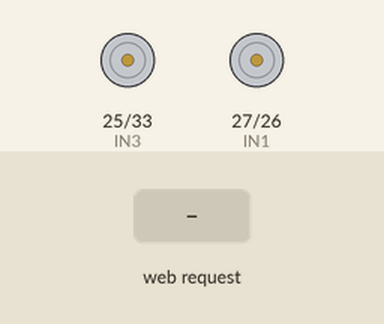
Recording of a sketch running on a simulated ESP32. Parts: motor-driver pin pairs drawn as motors (green arrow = first pin HIGH = forward, orange = second pin HIGH = backward, longer = more drive). The inputs (shaded band) are chosen by the test bench. WiFi joins after 1.5 s; servers stay silent unless stated; what the sketch prints to the serial monitor is not drawn.

Above: at 2.7 s.
2.8 s: HTTP request GET /cmd?val=forward received
At 3.6 s:
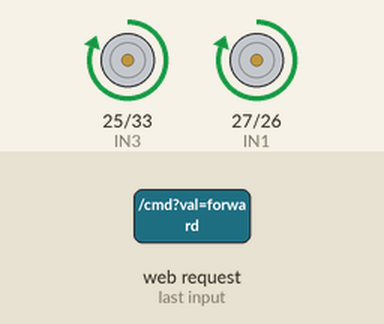
4.3 s: HTTP request GET /cmd?val=back received
At 4.7 s:
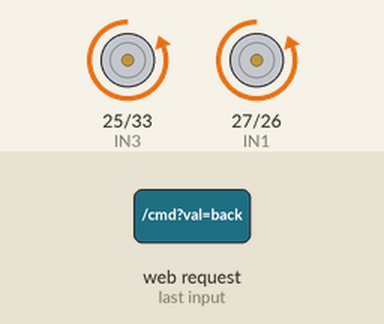
5.8 s: HTTP request GET /cmd?val=left received
At 7.0 s:
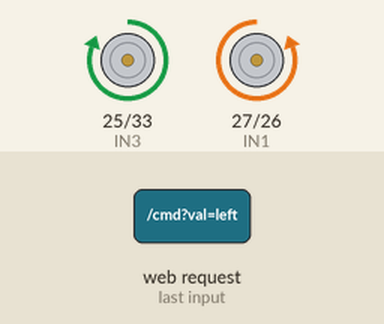
7.3 s: HTTP request GET /cmd?val=right received
At 8.2 s:
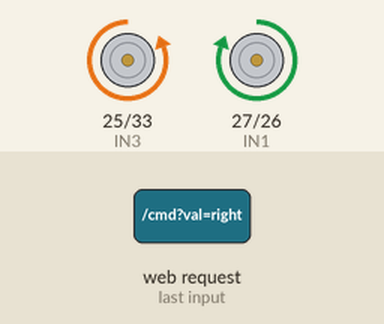
8.8 s: HTTP request GET /cmd received
At 9.3 s:
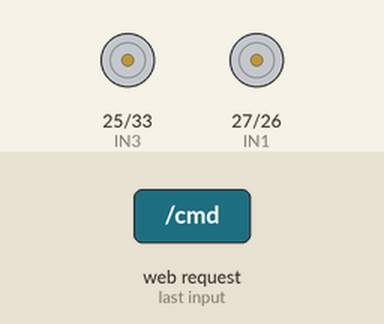
Timing chart, 0 to 11.3 s (numbered marks = the images above; inputs shaded):
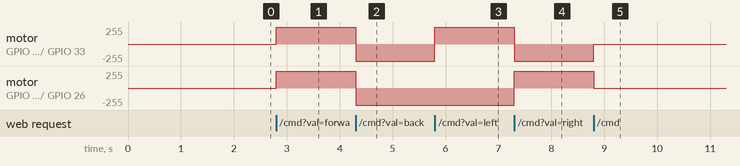

The sketch:

cmdversonwithforward3btn.ino
```cpp
#include <WiFi.h>
#include <WebServer.h>

const char* ssid = "YOUR_HOTSPOT_NAME";
const char* password = "YOUR_PASSWORD";

WebServer server(80);

#define IN1 27
#define IN2 26
#define IN3 25
#define IN4 33

String cmd = "stop";

void stopMotor() {
  digitalWrite(IN1, LOW);
  digitalWrite(IN2, LOW);
  digitalWrite(IN3, LOW);
  digitalWrite(IN4, LOW);
}

void forward() {
  digitalWrite(IN1, HIGH);
  digitalWrite(IN2, LOW);
  digitalWrite(IN3, HIGH);
  digitalWrite(IN4, LOW);
}

void backward() {
  digitalWrite(IN1, LOW);
  digitalWrite(IN2, HIGH);
  digitalWrite(IN3, LOW);
  digitalWrite(IN4, HIGH);
}

void left() {
  digitalWrite(IN1, LOW);
  digitalWrite(IN2, HIGH);
  digitalWrite(IN3, HIGH);
  digitalWrite(IN4, LOW);
}

void right() {
  digitalWrite(IN1, HIGH);
  digitalWrite(IN2, LOW);
  digitalWrite(IN3, LOW);
  digitalWrite(IN4, HIGH);
}

void handleRoot() {
  server.send(200, "text/html", R"rawliteral(
<!DOCTYPE html>
<html>
<head>
<title>Robot</title>
<style>
button { width:100%; height:25vh; font-size:20px; }
</style>
</head>
<body>

<h2>Robot Control</h2>

<button id="left">LEFT</button>
<button id="right">RIGHT</button>
<button onclick="send('back')">BACK</button>

<script>
let leftPressed = false;
let rightPressed = false;

function update() {
  if (leftPressed && rightPressed) {
    send("forward");
  }
  else if (leftPressed) {
    send("left");
  }
  else if (rightPressed) {
    send("right");
  }
  else {
    send("stop");
  }
}

function send(c) {
  fetch("/cmd?val=" + c);
}

const left = document.getElementById("left");
const right = document.getElementById("right");

// LEFT
left.onmousedown = () => {
  leftPressed = true;
  update();
};

left.onmouseup = left.onmouseleave = () => {
  leftPressed = false;
  update();
};

// RIGHT
right.onmousedown = () => {
  rightPressed = true;
  update();
};

right.onmouseup = right.onmouseleave = () => {
  rightPressed = false;
  update();
};
</script>

</body>
</html>
)rawliteral");
}

void setup() {
  Serial.begin(115200);

  pinMode(IN1, OUTPUT);
  pinMode(IN2, OUTPUT);
  pinMode(IN3, OUTPUT);
  pinMode(IN4, OUTPUT);

  stopMotor();

  WiFi.begin(ssid, password);
  while (WiFi.status() != WL_CONNECTED) delay(500);

  Serial.println(WiFi.localIP());

  server.on("/", handleRoot);

  server.on("/cmd", []() {
    cmd = server.arg("val");

    if (cmd == "forward") forward();
    else if (cmd == "back") backward();
    else if (cmd == "left") left();
    else if (cmd == "right") right();
    else stopMotor();

    server.send(200, "text/plain", "OK");
  });

  server.begin();
}

void loop() {
  server.handleClient();
}
```

Measured:
- after the input at 2.8 s, motor on GPIO 25 (IN3) / GPIO 33 (IN4), motor on GPIO 27 (IN1) / GPIO 26 (IN2): stopped → forward 255/255 at once
- after the input at 4.3 s, motor on GPIO 25 (IN3) / GPIO 33 (IN4), motor on GPIO 27 (IN1) / GPIO 26 (IN2): forward 255/255 → backward 255/255 at once
- after the input at 5.8 s, motor on GPIO 25 (IN3) / GPIO 33 (IN4): backward 255/255 → forward 255/255 at once
- after the input at 7.3 s, motor on GPIO 25 (IN3) / GPIO 33 (IN4): forward 255/255 → backward 255/255 at once; motor on GPIO 27 (IN1) / GPIO 26 (IN2): backward 255/255 → forward 255/255 at once
- after the input at 8.8 s, motor on GPIO 25 (IN3) / GPIO 33 (IN4): backward 255/255 → stopped at once; motor on GPIO 27 (IN1) / GPIO 26 (IN2): forward 255/255 → stopped at once
